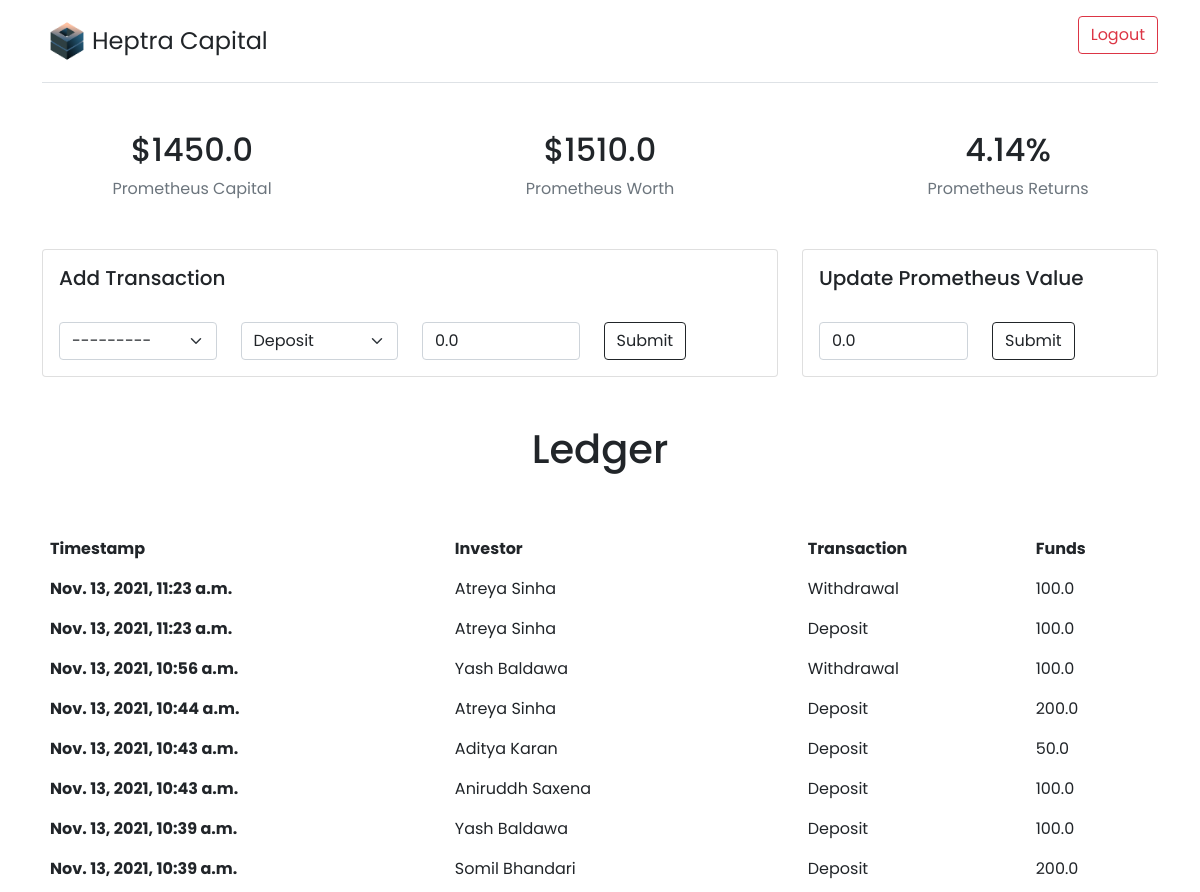
/administrator/ (signed in, upper part), run on an earlier commit of the app's database.
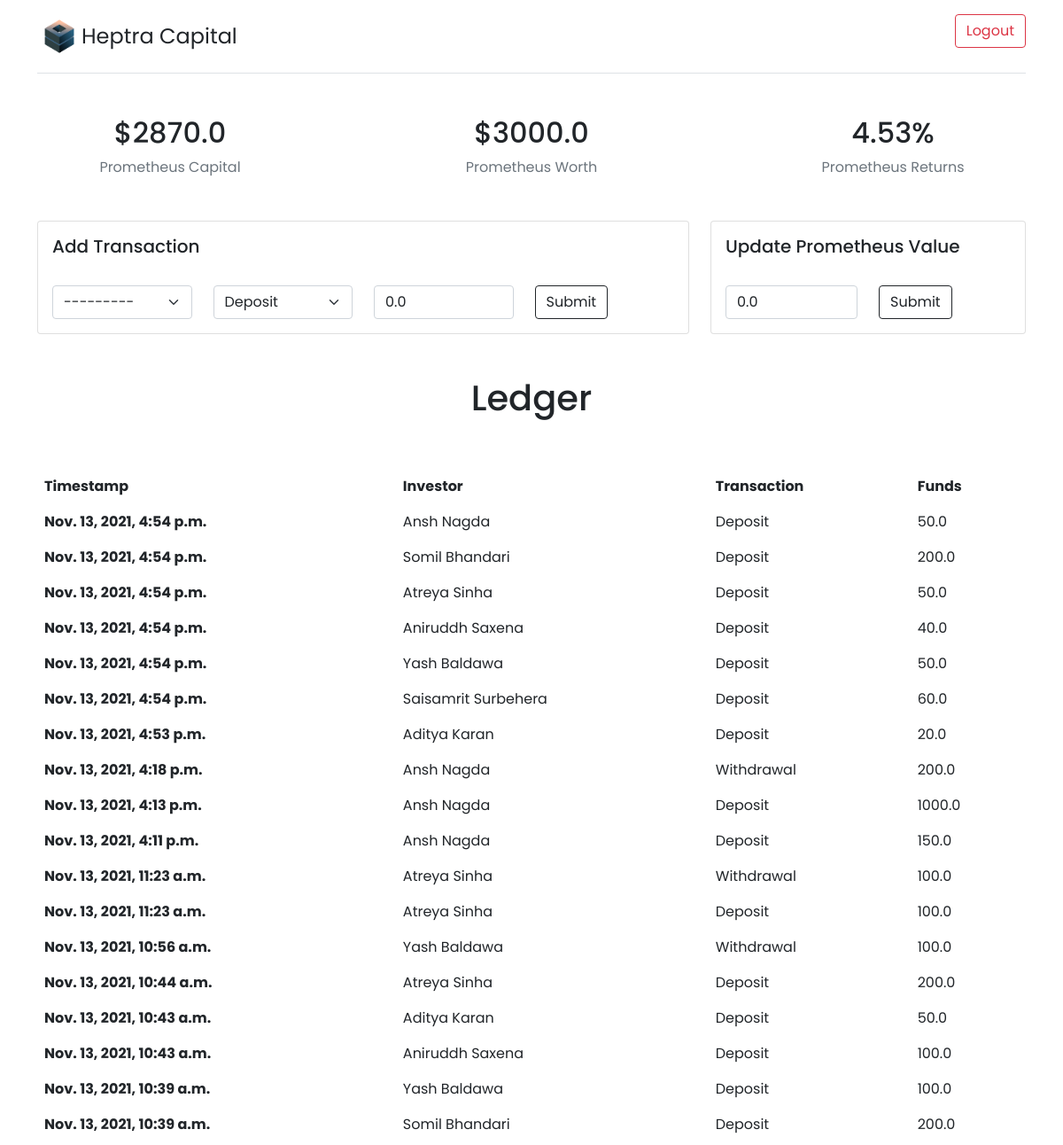
And on a later commit of the database.
### sscapital/models.py (models this page shows, shortened)
class Prometheus(models.Model):
    capital = models.FloatField(default=0.0)
    value = models.FloatField(default=0.0)
    returns = models.FloatField(default=0.0)

class Ledger(models.Model):
    investor = models.ForeignKey(Investors, on_delete=models.CASCADE)
    money_moved = models.FloatField(default=0.0)
    timestamp = models.DateTimeField(auto_now_add=True)
    transaction = models.CharField(choices=CHOOSE_MONEY_STATUS, max_length=50, default='Deposit')

class Investors(models.Model):
    full_name = models.CharField(max_length=50, null=False)
    description = models.CharField(max_length=100, null=False)
    image = models.ImageField(upload_to='PROFILE_IMAGE')
    def __str__(self):
        return str(self.full_name)

### sscapital/views.py (the view, shortened to what this page needs)
# urls.py: path('administrator/', views.Admin.as_view(), name='administrator'),
@method_decorator(login_required, name="dispatch")
class Admin(View):
    def get(self, request):
        ledger = Ledger.objects.order_by('-timestamp')
        prometheus = Prometheus.objects.get(id=1)
        financials = Financials.objects.all()
        form_add = AddTransactionForm()
        form_update = UpdatePrometheus()
        return render(request, 'admin.html', {'ledger': ledger, 'prometheus': prometheus, 'financials': financials, 'form_add':form_add, 'form_update':form_update})

### sscapital/forms.py
class AddTransactionForm(forms.ModelForm):
    class Meta:
        model = Ledger
        fields = ['investor', 'transaction', 'money_moved']
        widgets = {'investor': forms.Select(attrs={'class': 'form-select', 'id': 'investor'}),
            'transaction': forms.Select(attrs={'class': 'form-select', 'id': 'transaction'}),
            'money_moved': forms.NumberInput(attrs={'class': 'form-control', 'id': 'money_moved', 'placeholder': 'Funds'}),
        }

class UpdatePrometheus(forms.ModelForm):
    class Meta:
        model = Prometheus
        fields = ['value']
        widgets = {
            'value': forms.NumberInput(attrs={'class': 'form-control', 'id': 'value', 'placeholder': 'Funds'}),
        }

### templates/admin.html (shortened to what this page needs)
{% extends 'base.html' %} {% load static %} {% block content %}
<br>
{% include "prometheus.html" %}
<div class="conatainer">
    <div class="container">
        <div class="row">
            <div class="col-sm-8">
                <div class="card">
                    <div class="card-body">
                        <h5 class="card-title">Add Transaction</h5>
                        <br>
                        <form action="" method="POST">
                            <div class="row">
                                {% for f in form_add %}
                                <div class="col-md-3">
                                    {{f}}
                                </div>
                                {% endfor %}
                                <div class="col-md-3">
                                    <button type="submit" class="btn btn-outline-dark">Submit</button>
                                </div>
                            </div>
                        </form>
                    </div>
                </div>
            </div>
            <div class="col-sm-4">
                <div class="card">
                    <div class="card-body">
                        <h5 class="card-title">Update Prometheus Value</h5>
                        <br>
                        <form action="" method="POST">
                            <div class="row">
                                <div class="col-md-6">
                                    {{form_update.value}}
                                </div>
                                <div class="col-md-6">
                                    <button type="submit" class="btn btn-outline-dark">Submit</button>
                                </div>
                            </div>
                        </form>
                    </div>
                </div>
            </div>
        </div>
    </div>
</div>
<h1 class="text-center py-5">Ledger</h1>
<div class="container">
    <table class="table table-borderless">
        <thead>
            <tr>
                <th scope="col">Timestamp</th>
                <th scope="col">Investor</th>
                <th scope="col">Transaction</th>
                <th scope="col">Funds</th>
            </tr>
        </thead>
        {% for l in ledger %}
        <tbody>
            <tr>
                <th scope="row">{{l.timestamp}}</th>
                <td>{{l.investor}}</td>
                <td>{{l.transaction}}</td>
                <td>{{l.money_moved}}</td>
            </tr>
        </tbody>
        {% endfor %}
    </table>
    <br>
</div>
{% endblock %}

### templates/prometheus.html (shortened to what this page needs)
<div class="row text-center">
    <div class="col-lg-4">
        <h2>${{prometheus.capital}}</h2>
        <span class="text-muted">Prometheus Capital</span>
    </div>
    <div class="col-lg-4">
        <h2>${{prometheus.value}}</h2>
        <span class="text-muted">Prometheus Worth</span>
    </div>
    <div class="col-lg-4">
        <h2>{{prometheus.returns}}%</h2>
        <span class="text-muted">Prometheus Returns</span>
    </div>
</div>
<br><br>

What changed in the data, as far as the page shows it:
changed Prometheus: capital "1450.0" → "2870.0"; value "1510.0" → "3000.0"; returns "4.14" → "4.53"
added Ledger: timestamp "Nov. 13, 2021, 4:54 p.m.", investor "Ansh Nagda", transaction "Deposit", money_moved "50.0"
added Ledger: timestamp "Nov. 13, 2021, 4:54 p.m.", investor "Somil Bhandari", transaction "Deposit", money_moved "200.0"
added Ledger: timestamp "Nov. 13, 2021, 4:54 p.m.", investor "Atreya Sinha", transaction "Deposit", money_moved "50.0"
added Ledger: timestamp "Nov. 13, 2021, 4:54 p.m.", investor "Aniruddh Saxena", transaction "Deposit", money_moved "40.0"
added Ledger: timestamp "Nov. 13, 2021, 4:54 p.m.", investor "Yash Baldawa", transaction "Deposit", money_moved "50.0"
added Ledger: timestamp "Nov. 13, 2021, 4:54 p.m.", investor "Saisamrit Surbehera", transaction "Deposit", money_moved "60.0"
added Ledger: timestamp "Nov. 13, 2021, 4:53 p.m.", investor "Aditya Karan", transaction "Deposit", money_moved "20.0"
added Ledger: timestamp "Nov. 13, 2021, 4:18 p.m.", investor "Ansh Nagda", transaction "Withdrawal", money_moved "200.0"
added Ledger: timestamp "Nov. 13, 2021, 4:13 p.m.", investor "Ansh Nagda", transaction "Deposit", money_moved "1000.0"
added Ledger: timestamp "Nov. 13, 2021, 4:11 p.m.", investor "Ansh Nagda", transaction "Deposit", money_moved "150.0"
